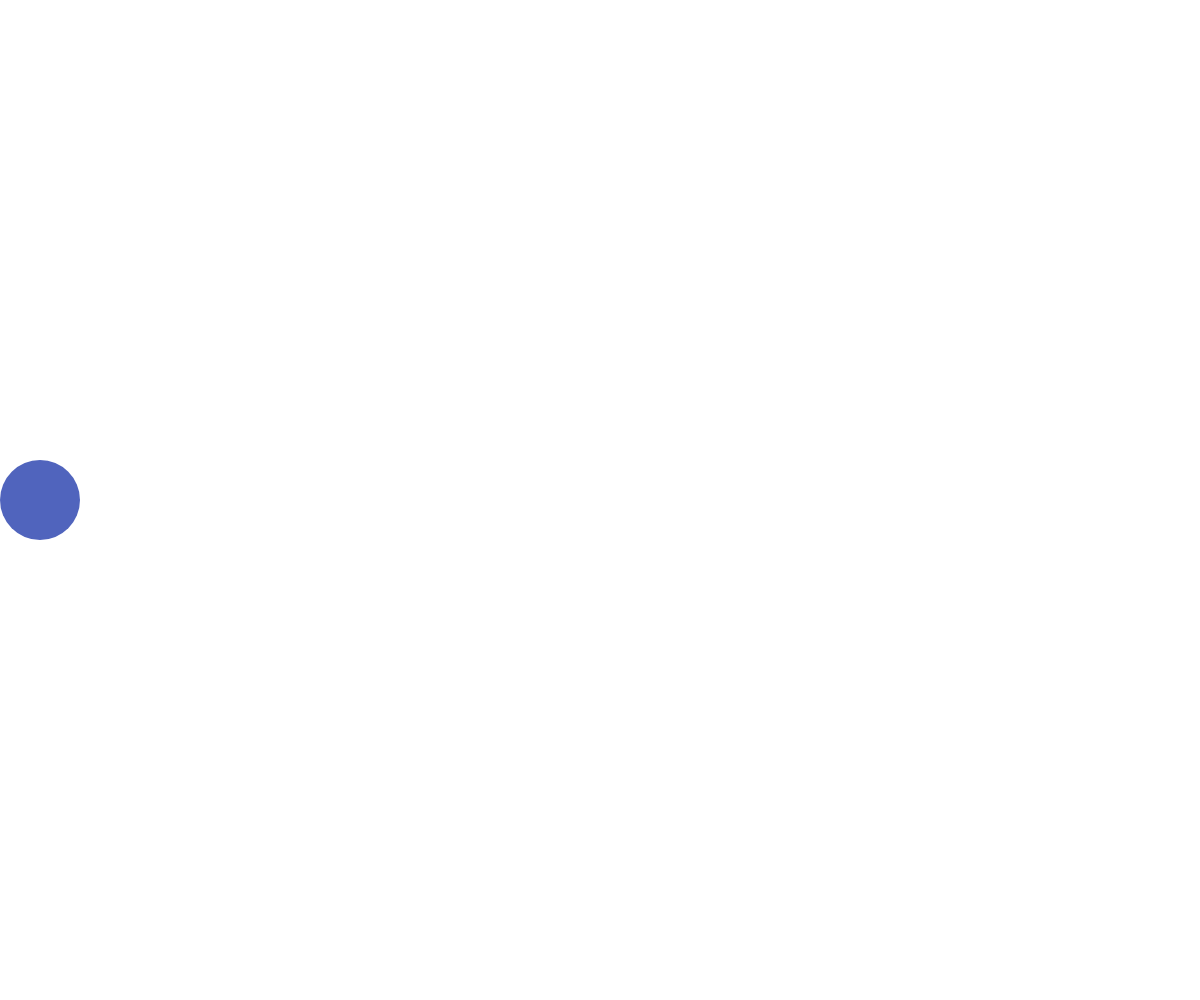
Frame 1 (no input)
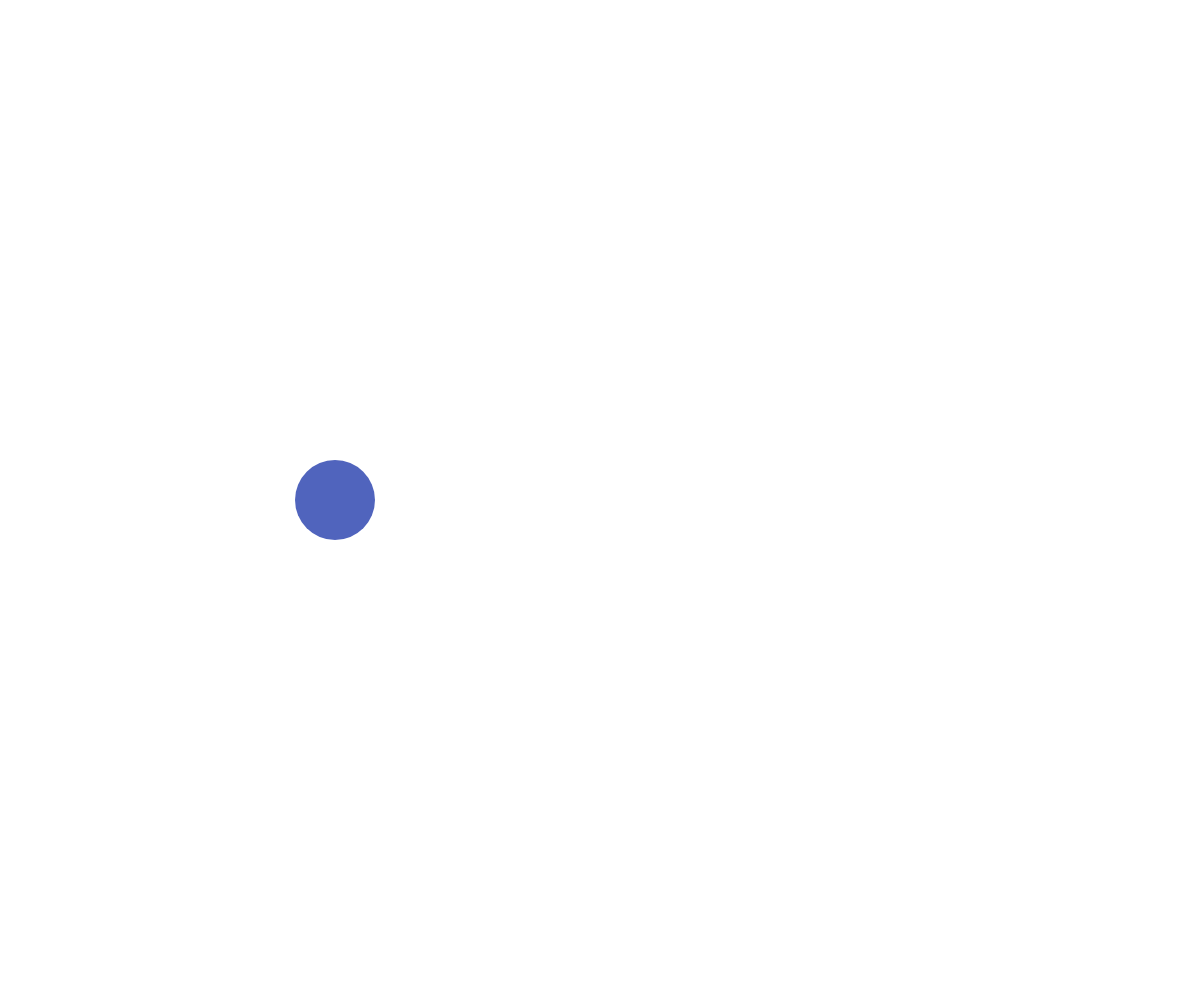
Frame 60 (no input)
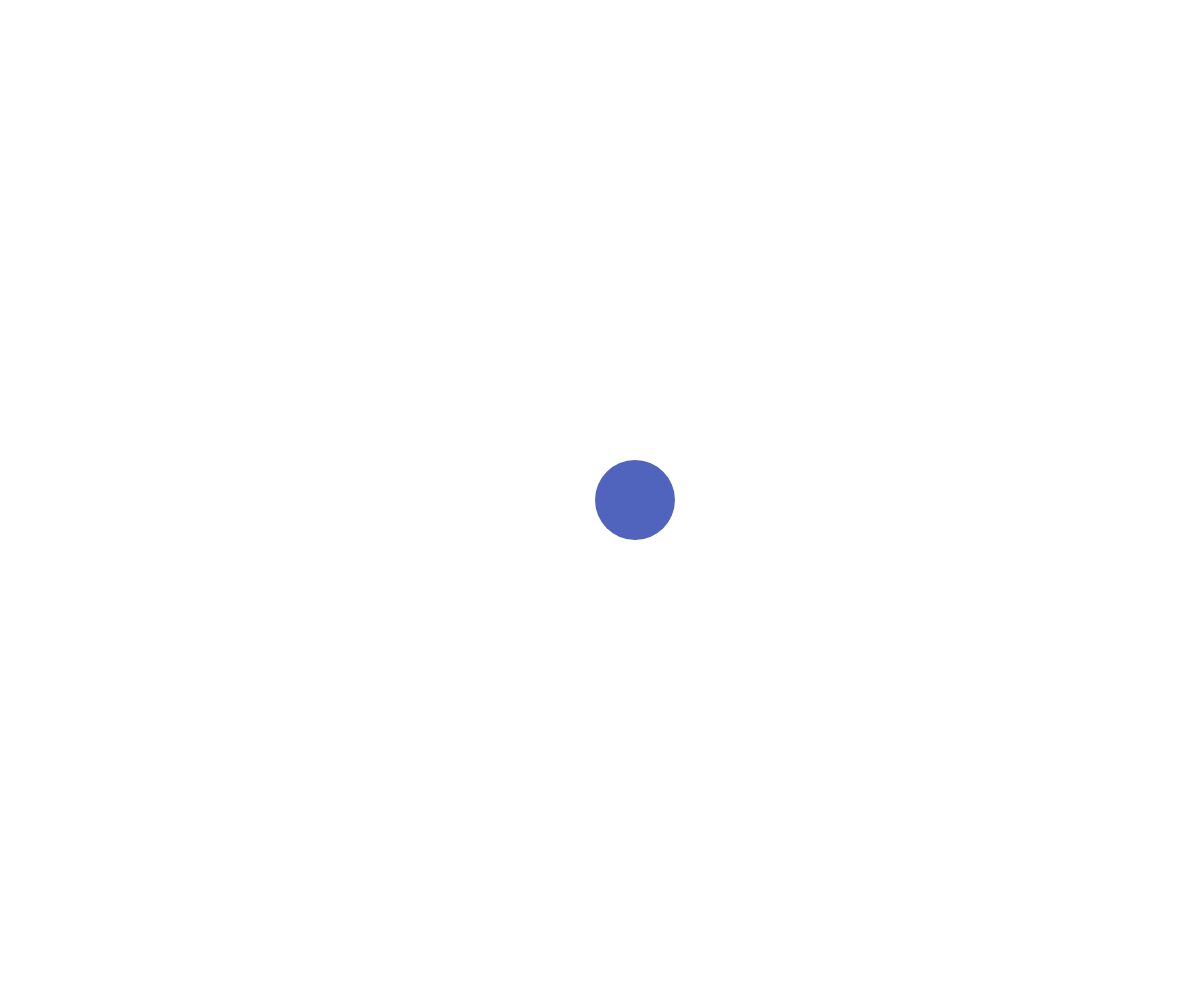
Frame 120 (the mouse pressed at the canvas centre since frame 60)

The p5.js sketch that drew these frames (run headless with seeded random() and noise() and a simulated clock; from frame 60 on, the mouse is pressed at the canvas centre):

// p5.js sketch
// ── sketch.js
let radius = 40; // Radius of the ball
let x = 0;
let speed = 5; // The ball will move 5 pixels per frame (frameRate(60))
let redcol = 80;
let greencol = 100;
let bluecol = 189;
let bgColor = 255; // Background color

function setup() {
  createCanvas(windowWidth, windowHeight);
  x = radius;
  frameRate(60);
}

function draw() {
  background(bgColor); // Set the background color
  noStroke();
  fill(redcol, greencol, bluecol);
  ellipse(x, height / 2, radius * 2, radius * 2);
  x = x + speed; // The ball will move

  if (x > width - radius || x < radius) {
    // If the ball hits the edge of the canvas
    speed = -speed; // Change direction
    redcol = random(255);
    greencol = random(255);
    bluecol = random(255);
    bgColor = random(255);
    let randomNum = floor(random(1, 101)); // Generate a random number between 1 and 100
    console.log(randomNum); 
  }
}
// function resize() {  In order to dynamically resize the canvas, we need to use the resized() function
//   resizeCanvas(windowWidth, windowHeight);
// }.
